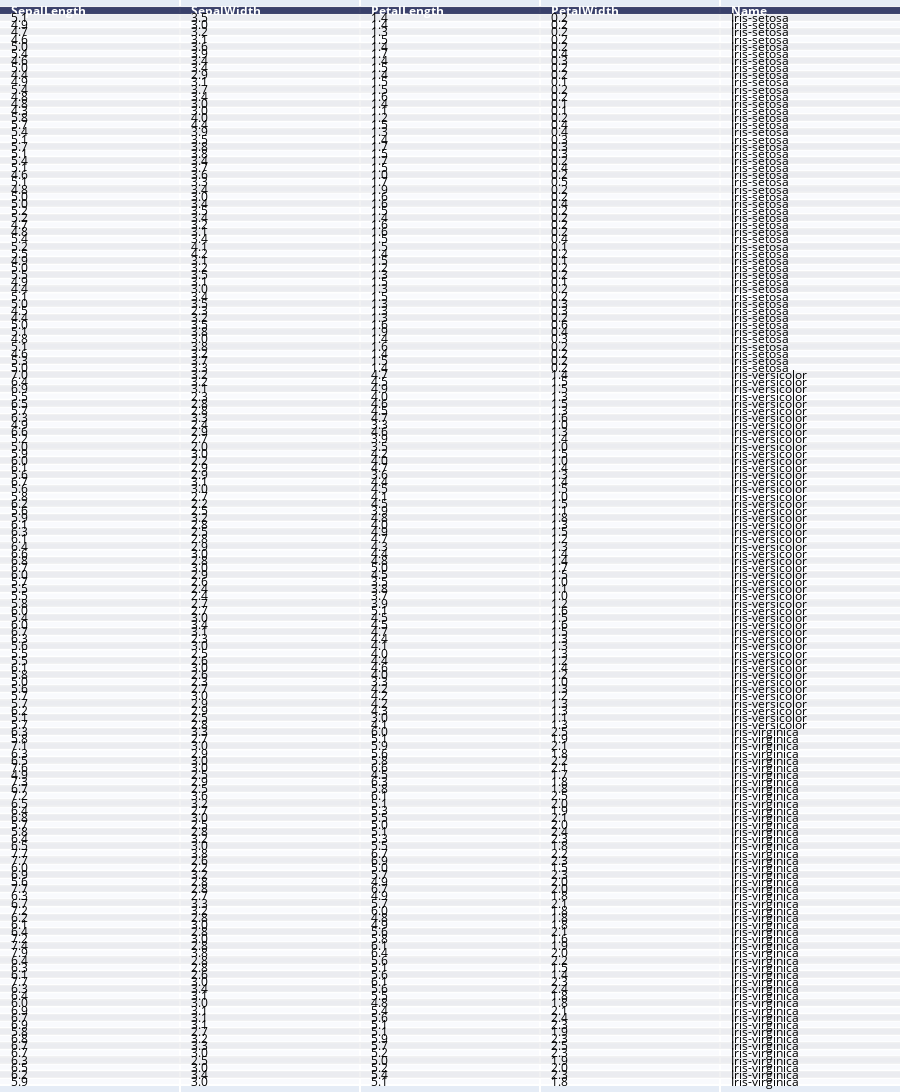

Notebook code for this chart:
### Code cell
# interactive plotly table of data
table = ff.create_table(df)
iplot(table)
